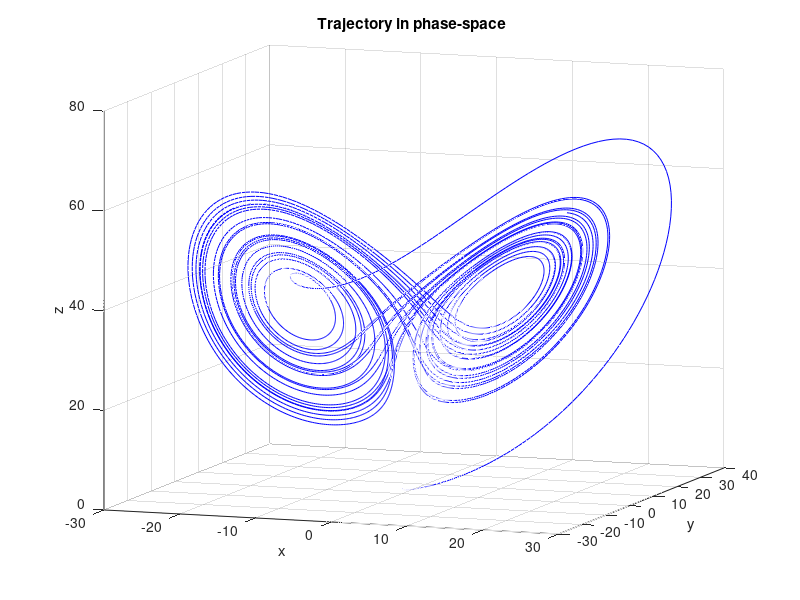
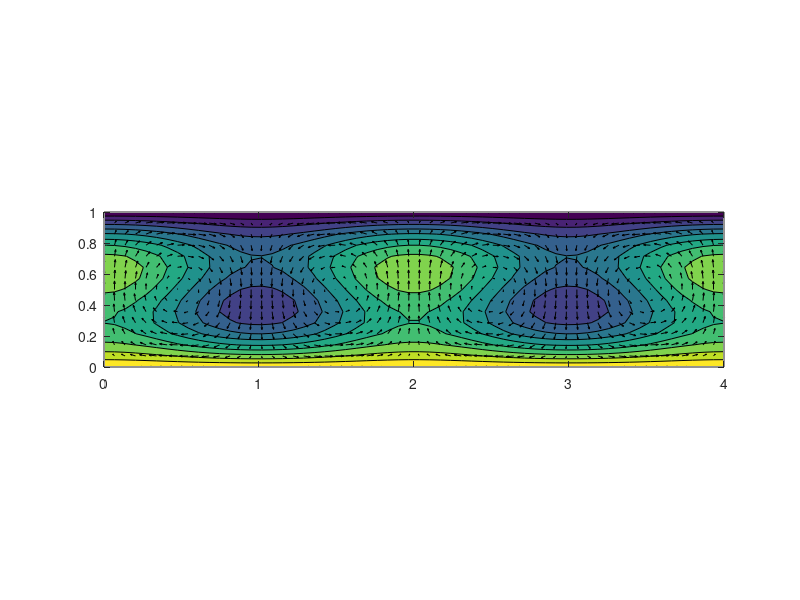

The MATLAB script that drew these images, in order:
%{

# Numerical integration of the Lorenz system and plotting of the corresponding convection patterns


The Lorenz system is a classical dimension-3 dynamical 
system modelling thermal convection in a rectangular cell.

The system is defined as follows :

$$
\frac{ dX}{dt} = P (Y-X)
$$
$$
\frac{ dY}{dt} = r X - Y - X Z;
$$
$$
\frac{ dZ}{dt} = X Y - b Z.
$$

- r is the control parameter and represents the temperature difference between upper and lower surfaces (related to Rayleigh number)

- P reprents the Prandtl number (classical value 10)

- b is a geometrical parameter related to the aspect ratio of the cell (classical value 8/3)

This program will compute one trajectory of the system and generate a movie
of the corresponding convection pattern.



What you can modify when playing with the program is :

- control parameter r (line 47) 

- initial conditions X0 : change definition in lines 55

%}

%{      
## Example
![**Figure 1 :** Trajectory of the Lorenz system in phase space for r=40,P=10,b=8/3](lorenz_convection/Lorenz1.svg)

![**Figure 20 :** reconstruction of the corresponding convection patterns (temperature field and velocity field)](lorenz_convection/Lorenz20.svg)
 %}

%{ 
## Program
%}

function [] = lorenz_convection(); % main program





% control parameter
r= 40; 

% Physical parameters
P = 10;
b = 8/3;

%% Initial conditions 
XEq = [sqrt(b*(r-1)),sqrt(b*(r-1)),r-1]; 

%X0 = XEq + [.5,-.5,0]; % to start close to the eq. point

X0 = [ 0, .1,1]; % to start close to the attractor

% Numerical parameters

T0 = 0; % initial time
Tstep = .25; % time-step 
Nt = 100; % max-number of integrations
Tpause = .5; %time (in seconds between two plots) 

% Initialisation of the figures
close all;
figure(1);
xlabel('x'), ylabel('y'), zlabel('z');
title('Trajectory in phase-space '); 
grid;
view(20,10); % set angle for 3D view

figure(20);
xlabel('x');ylabel('y');
title('Structure of the convection cells');
global XX YY;
Xarray = linspace(0,4,60);
Yarray = linspace(0,1,15);
[XX,YY] = meshgrid(Xarray,Yarray);


disp('Position the figures , the program will start in 10 seconds...');
pause(10);

%{ 
### Performing the temporal integration 
%}

for N = 1:Nt
   Dt = [T0 : Tstep/100 : T0+Tstep] ;  % bornes d'integration
   [t, X] = ode45(@(t,X)(f_lorenz(X,r,P,b)), Dt, X0); % integration for "blue"
   figure(1); hold on;% 
   plot3(X(:,1), X(:,2), X( :,3),'b-');    
   X0 = X(end,:); %Xb0 = Xb(end,:); 
   T0 = t(end);% initial condition for next run
   PlotConvection(X(end,1),X(end,2),X(end,3));
   pause(Tpause);
end

%{ 
### Generating figures 
%}

   figure(1);
   saveas(gcf,'Lorenz1','svg');
   figure(20);
   saveas(gcf,'Lorenz20','svg');
    



end
   
%{
### Definition of the function governing the dynamical system 
%}
    
    
function f = f_lorenz(X,r,P,b)
% cette fonction definit le systeme de Lorenz

x = X(1); y = X(2); z = X(3);


f = zeros(3,1); % vecteur colonne
f(1) = P*(y-x);
f(2) = r*x - y - x*z;
f(3) = x*y - b*z;

end
 

function PlotConvection(X,Y,Z)

global XX YY;
ampX = .02;ampY = 0.02;ampZ = .005;

figure(20);hold off;
UU = -X*ampX*(sin(XX*pi).*cos(YY*pi));
VV = X*ampX*(cos(XX*pi).*sin(YY*pi));
TT = (1-YY)-ampZ*Z*sin(2*pi*YY)+ampY*Y*(cos(XX*pi).*sin(YY*pi));
contourf(XX,YY,TT);hold on;
quiver(XX,YY,UU,VV,ampX*30,'k');
axis equal;

end